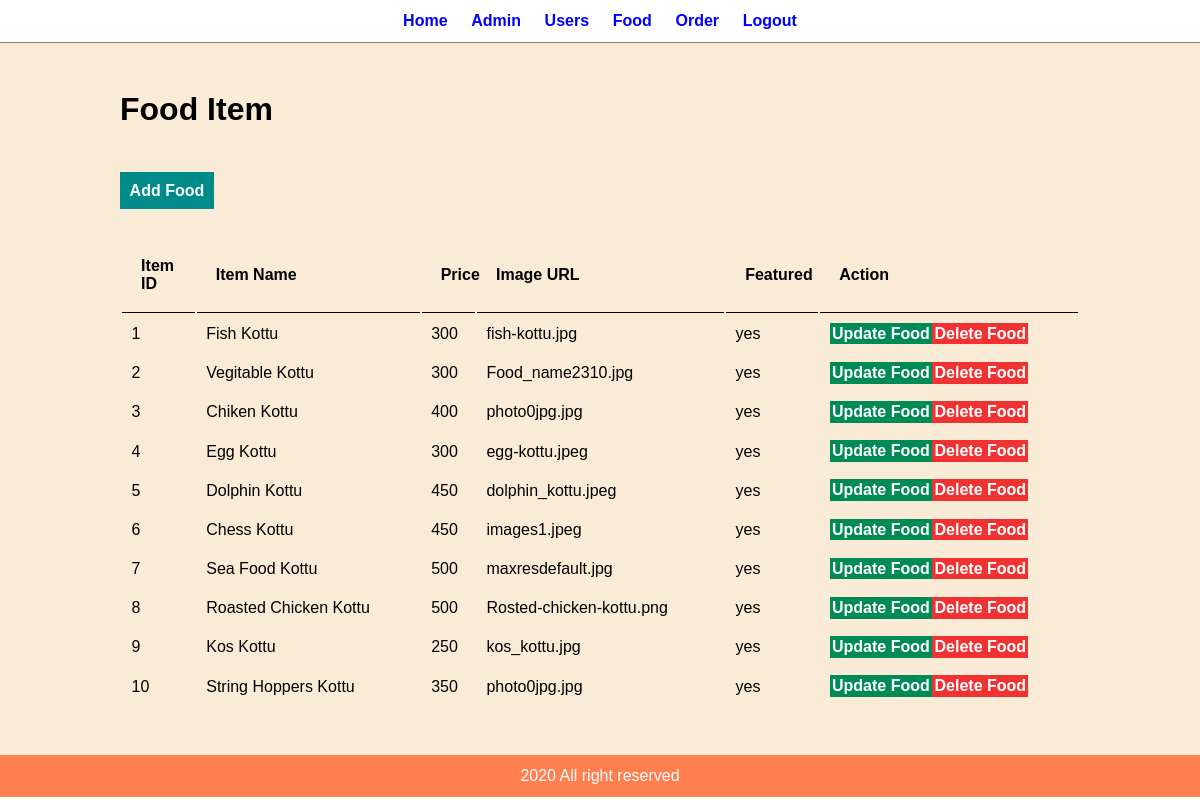
The page /admin/manage_food.php on the database its author committed.
### tables this page shows
CREATE TABLE `food` (
  `itemID` int(5) NOT NULL,
  `itemName` varchar(40) DEFAULT NULL,
  `description` mediumtext DEFAULT NULL,
  `Price` varchar(20) DEFAULT NULL,
  `imageURL` varchar(40) DEFAULT NULL,
  `featured` varchar(5) DEFAULT NULL
);

### admin/manage_food.php (the view, shortened to what this page needs)
<?php
    include('part/manu.php');
?>
<?php
    include('connection.php');
?>
<div class="main_content">
    <div class="wrapper">
        <h1>Food Item</h1><br/><br/><br/>
        <a href="add_food.php" class="btn-primary">Add Food</a><br/><br/><br/>
        <table class="tblfull">
            <tr>
                <th>Item ID</th>
                <th>Item Name</th>
                <th>Price</th>
                <th>Image URL</th>
                <th>Featured</th>
                <th>Action</th>
            </tr>
            <?php
                $sql = "SELECT * FROM food";
                $res = mysqli_query($conn, $sql);
                $count = mysqli_num_rows($res);
                $sn = 1;
                if($count > 0)
                {
                    while($row = mysqli_fetch_assoc($res))
                    {
                        $item_id = $row['itemID'];
                        $itemName = $row["itemName"];
                        $price = $row['Price'];
                        $image_name = $row["imageURL"];
                        $featured = $row["featured"];
                        echo "<tr>";
                        echo "<td>".$sn++."</td>";
                        echo "<td>".$itemName."</td>";
                        echo "<td>".$price."</td>";
                        echo "<td>".$image_name."</td>";
                        echo "<td>".$featured."</td>";
                        echo "<td>";
                        echo "<a href='update_food.php?itemID=".$item_id."' class='btn-secondary'>Update Food</a>";
                        echo "<a href='delete_food.php?itemID=".$item_id."' class='btn-danger'>Delete Food</a>";
                        echo "</td>";
                        echo "</tr>";
                    }
                }
                else
                {
                    echo "<tr><td colspan='6' class='error'>Food not Added yet</td></tr>";
                }
            ?>
        </table>
    </div>
</div>
<?php
    include('part/footer.php');
?>

### admin/part/manu.php (shortened to what this page needs)
<!DOCTYPE html>
<html>
    <head>
        <link rel="stylesheet" href="admindash.css">
    </head>
    <body>
        <div class="manu">
            <div class="wrapper">
                <ul>
                    <li><a href="admindash.php">Home</a></li>
                    <li><a href="manage_admin.php">Admin</a></li>
                    <li><a href="manage_users.php">Users</a></li>
                    <li><a href="manage_food.php">Food</a></li>
                    <li><a href="manage_order.php">Order</a></li>
                    <li><a href="logout.php">Logout</a></li>
                </ul>
            </div>
        </div>

### admin/part/footer.php
        <div class="footer">
            <div class="wrapper">
                <p class="text-center">2020 All right reserved</p>
            </div>
        </div>
    </body>
</html>

### admin/admindash.css (style rules this page uses)
* { margin: 0; padding: 0; font-family: Arial, Helvetica, sans-serif; }
.wrapper { padding: 1%; width: 80%; margin: 0 auto; }
.text-center { text-align: center; }
.tblfull { width: 100%; }
table tr th { border-bottom: 1px solid black; padding: 2%; text-align: left; }
table tr td { padding: 1%; }
.btn-primary { background-color: darkcyan; padding: 1%; color: white; text-decoration: none; font-weight: bold; }
.btn-secondary { background-color: rgb(0, 139, 86); padding: 1%; color: white; text-decoration: none; font-weight: bold; }
.btn-danger { background-color: rgb(240, 50, 50); padding: 1%; color: white; text-decoration: none; font-weight: bold; }
.manu { text-align: center; border-bottom: 1px solid gray; }
.manu ul { list-style-type: none; }
.manu ul li { display: inline; padding: 1%; }
.manu ul li a { text-decoration: none; font-weight: bold; color: blue; }
.main_content { background-color: antiquewhite; padding: 3% 0; }
.footer { background-color: coral; color: white; }

### rows shown on the page
food: itemName "Fish Kottu", Price "300", imageURL "fish-kottu.jpg", featured "yes"
food: itemName "Vegitable Kottu", Price "300", imageURL "Food_name2310.jpg", featured "yes"
food: itemName "Chiken Kottu", Price "400", imageURL "photo0jpg.jpg", featured "yes"
food: itemName "Egg Kottu", Price "300", imageURL "egg-kottu.jpeg", featured "yes"
food: itemName "Dolphin Kottu", Price "450", imageURL "dolphin_kottu.jpeg", featured "yes"
food: itemName "Chess Kottu", Price "450", imageURL "images1.jpeg", featured "yes"
food: itemName "Sea Food Kottu", Price "500", imageURL "maxresdefault.jpg", featured "yes"
food: itemName "Roasted Chicken Kottu", Price "500", imageURL "Rosted-chicken-kottu.png", featured "yes"
food: itemName "Kos Kottu", Price "250", imageURL "kos_kottu.jpg", featured "yes"
food: itemName "String Hoppers Kottu", Price "350", imageURL "photo0jpg.jpg", featured "yes"
